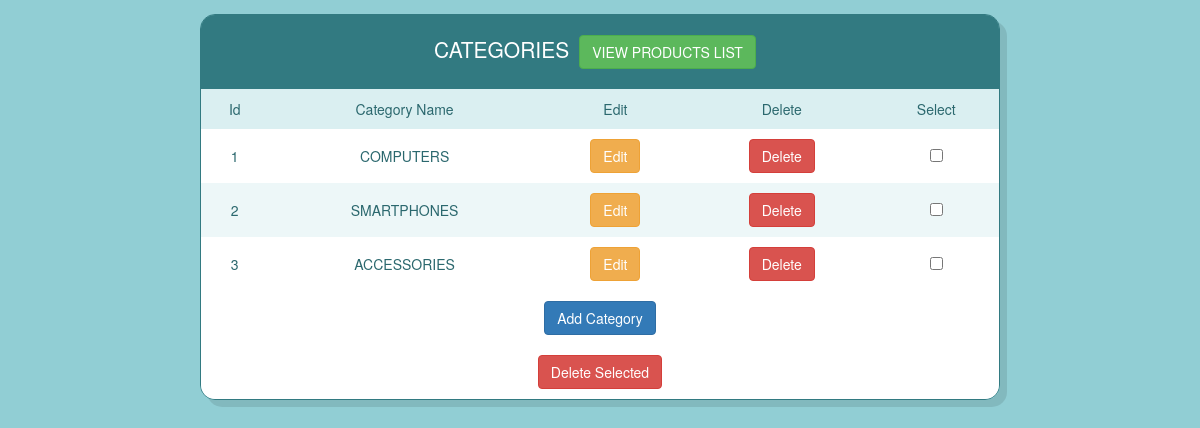
Page /categories/ on the committed database.
### adminlte/models.py (models this page shows, shortened)
class Category(models.Model):
    name = models.CharField(max_length=255, null=False)

### adminlte/views/home.py (the view)
# urls.py: path('categories/', cat_index, name="category-list"),
def cat_index(request):
    form = Category.objects.all()
    context = {'form':form}
    return render(request, 'categories/index.html', context)

### adminlte/templates/categories/index.html (shortened to what this page needs)
<!DOCTYPE html>
<html lang="en">
{% load static %}
<head>
    <link rel="stylesheet" href="https://maxcdn.bootstrapcdn.com/bootstrap/3.4.1/css/bootstrap.min.css">
    <link rel="stylesheet" href="{% static 'css/style.css' %}">
</head>
<body class="hold-transition sidebar-mini">
    <div class="table-users">
        <div class="header">Categories<a href="{% url 'product-list' %}" style="margin: 10px" class="btn btn-success">View Products List </a></div>
        <form method="POST" action="{% url 'bulk-delete-cat' %}">
            <table cellspacing="0">
                <tr>
                    <th>Id</th>
                    <th>Category Name</th>
                    <th>Edit</th>
                    <th>Delete</th>
                    <th>Select</th>
                </tr>
                {% for category in form %}
                <tr>
                    <td>{{category.id}}</td>
                    <td>{{category.name|upper}}</td>
                    <td>
                        <a href="{% url 'edit-category' category.id %}" type="button" class="btn btn-warning">Edit</a>
                    </td>
                    <td>
                        <a href="{% url 'delete-category' category.id %}" class="btn btn-danger">Delete</a>
                    </td>
                    <td style="text-align:center;">
                        <input type="checkbox" name="category_id" value="{{category.id}}" />
                    </td>
                </tr>
                {% endfor %}
            </table>
            <div class="button">
                <a href="{% url 'add-category' %}" style="margin: 10px" class="btn btn-primary">Add Category</a>
            </div>
            <div class="button">
                <button type="submit" style="margin:10px;" class="btn btn-danger">Delete Selected</button>
            </div>
        </form>
    </div>
</body>
</html>

### adminlte/static/css/style.css (style rules this page uses)
body { background-color: #91ced4; }
body * { box-sizing: border-box; }
.header { background-color: #327a81; color: white; font-size: 1.5em; padding: 1rem; text-align: center; text-transform: uppercase; }
.table-users { border: 1px solid #327a81; border-radius: 15px; box-shadow: 7px 7px 0 rgba(0, 0, 0, 0.1); max-width: calc(100% - 2em); margin: 1em auto; overflow: hidden; width: 800px; }
table { width: 100%; }
table td, table th { color: #2b686e; padding: 10px; text-align: center; vertical-align: middle; }
table td { text-align: center; vertical-align: middle; }
table td:last-child { font-size: 0.95em; line-height: 1.4; text-align: left; }
table th { background-color: #daeff1; font-weight: 300; }
table tr:nth-child(2n) { background-color: white; }
table tr:nth-child(2n+1) { background-color: #edf7f8; }
.button { text-align: center; background-color: rgb(255, 255, 255); }

### rows in the picture
Category: id "1", name "COMPUTERS"
Category: id "2", name "SMARTPHONES"
Category: id "3", name "ACCESSORIES"
